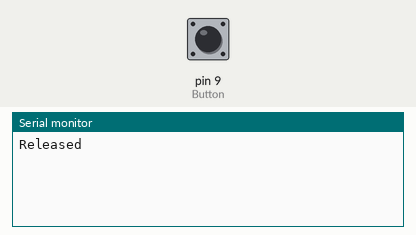
Bench run of a sketch on a simulated Arduino Uno, built with avr-gcc and run on an emulated ATmega328P. On the bench: the last lines printed to the serial monitor. The test bench sets the inputs (shaded band); at power-on: pin 9 (Button) HIGH.

Above: at 1.2 s.
1.3 s: pin 9 (Button) pulled LOW for 1 s
At 2.2 s:
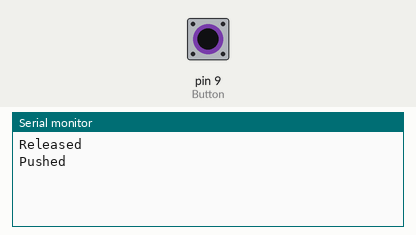
At 3.6 s:
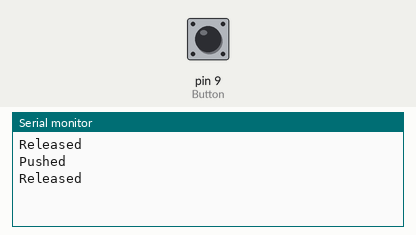

The sketch:

06.ino
```cpp
int Button = 9;
byte LastState = LOW;

void setup()
{
    Serial.begin(9600);
    pinMode(Button, INPUT);
    digitalWrite(Button, HIGH);
}

void loop()
{
    byte NowState = digitalRead(Button);

    if (HIGH == LastState)
    {
        if(LOW == NowState)
        {
            Serial.println("Pushed");
        }
    }
    else
    {
        if (HIGH == NowState)
        {
            Serial.println("Released");
        }
    }
    LastState = digitalRead(Button);
    delay(300);
}
```

Measured:
- after the input at 1.3 s, the serial monitor: prints a new line after 0.20 s (image 1)
